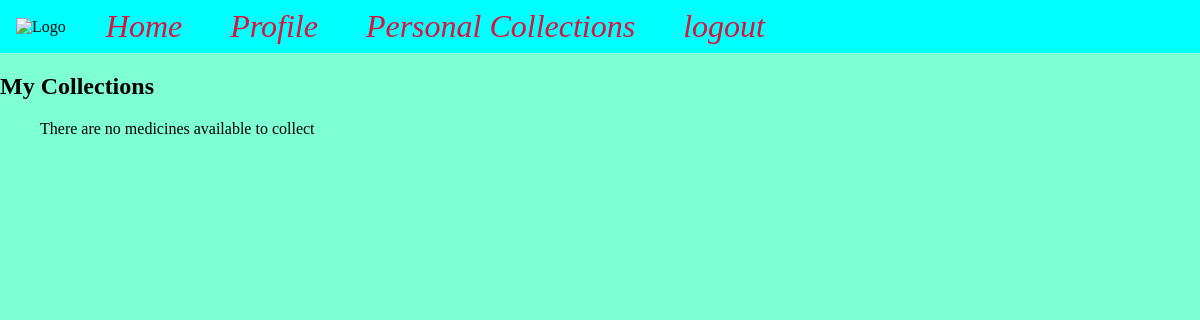
/personal_collections/ (signed in), run on an earlier commit of the app's database.
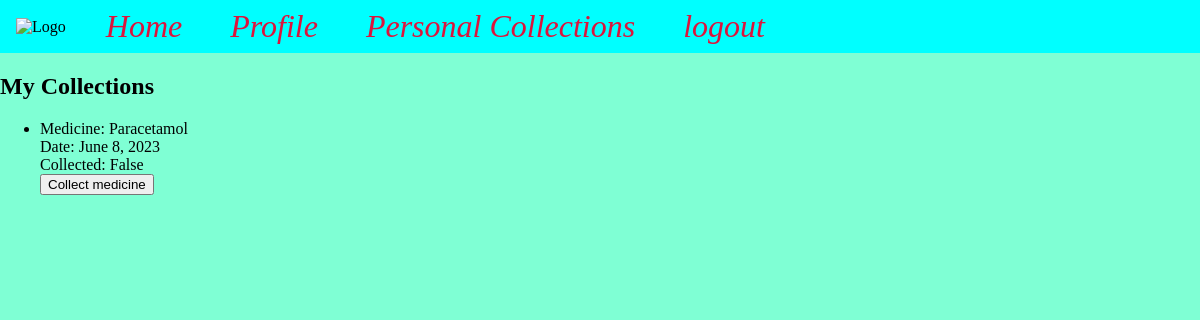
And on a later commit of the database.
### base/models.py (models this page shows, shortened)
class Collection(models.Model):
    medicine = models.ForeignKey(
        Medicine, on_delete=models.CASCADE, null=False)
    user = models.ForeignKey(User, on_delete=models.CASCADE)
    date = models.DateField(blank=False,)
    collected = models.BooleanField(default=False)
    collected_approved = models.BooleanField(default=False)
    collected_approved_by = models.ForeignKey(User, on_delete=models.CASCADE,
                                    related_name='approved_by', null=True, blank=True)

class Medicine(models.Model):
    name = models.CharField(max_length=50)
    manufacture = models.CharField(max_length=50)
    cures = models.CharField(max_length=50)
    side_effects = models.CharField(max_length=50)

### base/views.py (the view)
# urls.py: path('personal_collections/', views.personal_collections, name='personal_collections'),
def personal_collections(request):
    collections = Collection.objects.filter(user=request.user, collected=False)
    context = {
        'collections': collections
    }
    return render(request, 'base/personal_collections.html', context)

### base/templates/base/personal_collections.html (shortened to what this page needs)
{% extends 'base/base.html' %}
{% load static %}
{% block content %}
    <h2>My Collections</h2>
    <ul>
        {% for collection in collections %}
            <li>
                Medicine: {{ collection.medicine.name }} <br>
                Date: {{ collection.date }} <br>
                Collected: {{ collection.collected }} <br>
                {% if not collection.collected %}
                    <form method="post" action="{% url 'collect' collection.id %}">
                        <button type="submit">Collect medicine</button>
                    </form>
                {% endif %}
            </li>
        {% empty %}
            There are no medicines available to collect
        {% endfor %}
    </ul>
{% endblock %}

What changed in the data, as far as the page shows it:
added Collection: medicine.name "Paracetamol", date "June 8, 2023", collected "False", shows "Collect medicine"
Also different on the page:
text no longer shown: "There are no medicines available to collect"
